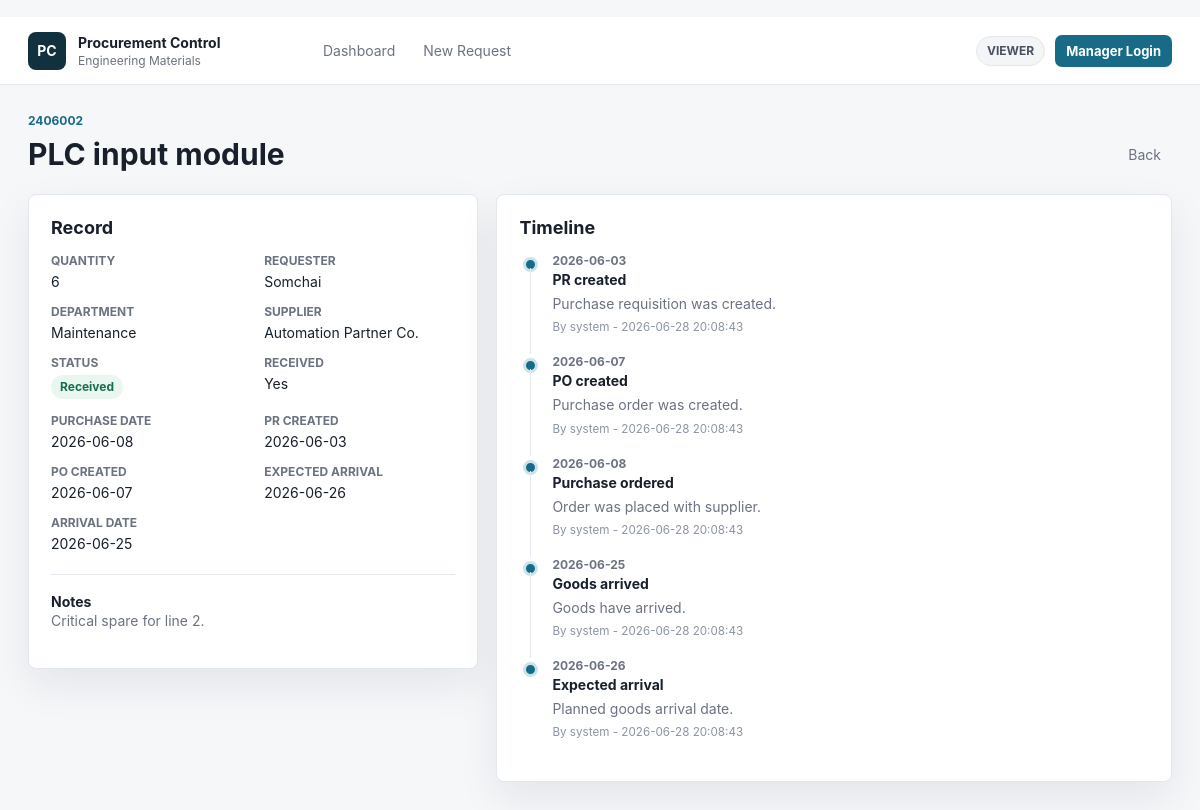
The page /items/2 on the database its author committed.
### tables this page shows
CREATE TABLE procurement_items (
            id INTEGER PRIMARY KEY AUTOINCREMENT,
            mms_no TEXT,
            item_name TEXT NOT NULL,
            quantity INTEGER,
            price REAL,
            currency TEXT DEFAULT 'MOP',
            requester TEXT,
            supplier TEXT,
            department TEXT,
            purchase_date TEXT,
            pr_created_at TEXT,
            po_created_at TEXT,
            expected_arrival_date TEXT,
            arrival_date TEXT,
            status TEXT NOT NULL DEFAULT 'Draft',
            received INTEGER NOT NULL DEFAULT 0,
            notes TEXT,
            created_by TEXT,
            created_at TEXT NOT NULL,
            updated_by TEXT,
            updated_at TEXT NOT NULL
        );

CREATE TABLE timeline_events (
            id INTEGER PRIMARY KEY AUTOINCREMENT,
            item_id INTEGER NOT NULL,
            event_type TEXT NOT NULL,
            title TEXT NOT NULL,
            event_date TEXT,
            details TEXT,
            created_by TEXT,
            created_at TEXT NOT NULL,
            FOREIGN KEY(item_id) REFERENCES procurement_items(id) ON DELETE CASCADE
        );

### app.py (the view)
@app.route("/items/<int:item_id>")
def item_detail(item_id):
    row = get_db().execute("SELECT * FROM procurement_items WHERE id = ?", (item_id,)).fetchone()
    if not row:
        flash("Item not found.", "warning")
        return redirect(url_for("index"))
    events = get_db().execute(
        "SELECT * FROM timeline_events WHERE item_id = ? ORDER BY COALESCE(event_date, created_at), created_at",
        (item_id,),
    ).fetchall()
    return render_template("item_detail.html", item=visible_item(row), events=events)

### app.py (called while the page is built)
def connect_db():
    conn = sqlite3.connect(DB_PATH)
    conn.row_factory = sqlite3.Row
    return conn

def get_db():
    if "db" not in g:
        DATA_DIR.mkdir(exist_ok=True)
        BACKUP_DIR.mkdir(exist_ok=True)
        g.db = connect_db()
    return g.db

def current_role():
    return session.get("role", "viewer")

def current_actor():
    return session.get("username", "viewer")

def is_manager():
    return current_role() == "manager"

@app.context_processor
def inject_context():
    return {
        "current_role": current_role(),
        "current_actor": current_actor(),
        "is_manager": is_manager(),
        "status_options": STATUS_OPTIONS,
        "currency_options": CURRENCY_OPTIONS,
    }

def ensure_daily_backup():
    db = get_db()
    last = db.execute("SELECT value FROM app_meta WHERE key = 'last_daily_backup_date'").fetchone()
    today = date.today().isoformat()
    if not last or last["value"] != today:
        backup_database("daily", "system")

def migrate_existing_data():
    db = get_db()
    rows = db.execute("SELECT id, mms_no, currency, quantity FROM procurement_items").fetchall()
    for row in rows:
        updates = {}
        if row["currency"] in (None, "", "THB"):
            updates["currency"] = "MOP"
        if row["mms_no"] and not row["mms_no"].isdigit():
            updates["mms_no"] = "".join(ch for ch in row["mms_no"] if ch.isdigit())
        if row["quantity"] is not None:
            updates["quantity"] = int(row["quantity"])
        if updates:
            assignments = ", ".join(f"{field} = ?" for field in updates)
            db.execute(
                f"UPDATE procurement_items SET {assignments} WHERE id = ?",
                list(updates.values()) + [row["id"]],
            )
    db.commit()

def visible_item(row):
    item = dict(row)
    if not is_manager():
        item["price"] = None
    return item

@app.before_request
def prepare_app():
    init_db()
    ensure_daily_backup()

### templates/item_detail.html (shortened to what this page needs)
﻿{% extends "base.html" %}
{% block content %}
<section class="page-heading">
    <div>
        <p class="eyebrow">{{ item.mms_no or "No MMS number" }}</p>
        <h1>{{ item.item_name }}</h1>
    </div>
    <div class="action-row">
        <a class="ghost-link" href="{{ url_for('index') }}">Back</a>
    </div>
</section>
<section class="detail-grid">
    <div class="detail-panel">
        <h2>Record</h2>
        <dl class="details">
            <div><dt>Quantity</dt><dd>{{ item.quantity|int if item.quantity is not none else "-" }}</dd></div>
            <div><dt>Requester</dt><dd>{{ item.requester or "-" }}</dd></div>
            <div><dt>Department</dt><dd>{{ item.department or "-" }}</dd></div>
            <div><dt>Supplier</dt><dd>{{ item.supplier or "-" }}</dd></div>
            <div><dt>Status</dt><dd><span class="status status-{{ item.status|lower|replace(' ', '-') }}">{{ item.status }}</span></dd></div>
            <div><dt>Received</dt><dd>{{ "Yes" if item.received else "No" }}</dd></div>
            <div><dt>Purchase Date</dt><dd>{{ item.purchase_date or "-" }}</dd></div>
            <div><dt>PR Created</dt><dd>{{ item.pr_created_at or "-" }}</dd></div>
            <div><dt>PO Created</dt><dd>{{ item.po_created_at or "-" }}</dd></div>
            <div><dt>Expected Arrival</dt><dd>{{ item.expected_arrival_date or "-" }}</dd></div>
            <div><dt>Arrival Date</dt><dd>{{ item.arrival_date or "-" }}</dd></div>
        </dl>
        {% if item.notes %}
            <div class="notes">
                <strong>Notes</strong>
                <p>{{ item.notes }}</p>
            </div>
        {% endif %}
    </div>
    <div class="timeline-panel">
        <h2>Timeline</h2>
        <ol class="timeline">
            {% for event in events %}
                <li>
                    <span class="dot"></span>
                    <div>
                        <time>{{ event.event_date or event.created_at[:10] }}</time>
                        <strong>{{ event.title }}</strong>
                        {% if event.details %}<p>{{ event.details }}</p>{% endif %}
                        <small>By {{ event.created_by or "system" }} - {{ event.created_at }}</small>
                    </div>
                </li>
            {% else %}
                <li class="empty-line">No timeline events yet.</li>
            {% endfor %}
        </ol>
    </div>
</section>
{% endblock %}

### templates/base.html (shortened to what this page needs)
<!doctype html>
<html lang="en">
<head>
    <link rel="stylesheet" href="{{ url_for('static', filename='styles.css') }}">
</head>
<body>
    <header class="topbar">
        <a class="brand" href="{{ url_for('index') }}">
            <span class="brand-mark">PC</span>
            <span>
                <strong>Procurement Control</strong>
                <small>Engineering Materials</small>
            </span>
        </a>
        <nav class="nav">
            <a href="{{ url_for('index') }}">Dashboard</a>
            <a href="{{ url_for('new_item') }}">New Request</a>
        </nav>
        <div class="mode-panel">
            <span class="role-badge {{ current_role }}">{{ current_role|upper }}</span>
            {% if is_manager %}
                <form action="{{ url_for('logout') }}" method="post">
                    <button class="ghost-button" type="submit">Exit Manager</button>
                </form>
            {% else %}
                <a class="primary-button compact" href="{{ url_for('login') }}">Manager Login</a>
            {% endif %}
        </div>
    </header>
    <main class="page">
        {% block content %}{% endblock %}
    </main>
</body>
</html>

### static/styles.css (style rules this page uses)
:root { --bg: #f6f7f9; --panel: #ffffff; --text: #18202b; --muted: #6b7280; --line: #e3e7ee; --accent: #176b87; --accent-strong: #0f5268; --good: #176f4d; --warn: #a75d12; --danger: #b42318; --shadow: 0 16px 40px rgba(21, 31, 46, 0.08); }
* { box-sizing: border-box; }
body { margin: 0; background: var(--bg); color: var(--text); font-family: Inter, ui-sans-serif, system-ui, -apple-system, BlinkMacSystemFont, "Segoe UI", sans-serif; font-size: 14px; }
a { color: inherit; text-decoration: none; }
.topbar { position: sticky; top: 0; z-index: 10; display: flex; align-items: center; gap: 24px; min-height: 68px; padding: 0 28px; background: rgba(255, 255, 255, 0.94); border-bottom: 1px solid var(--line); backdrop-filter: blur(12px); }
.brand { display: flex; align-items: center; gap: 12px; min-width: 260px; }
.brand-mark { display: grid; place-items: center; width: 38px; height: 38px; border-radius: 8px; background: #12313e; color: #fff; font-weight: 700; }
.brand strong, .brand small { display: block; }
.brand small { margin-top: 2px; color: var(--muted); font-size: 12px; }
.nav { display: flex; align-items: center; gap: 6px; flex: 1; }
.nav a, .ghost-button, .ghost-link { color: var(--muted); border: 0; background: transparent; padding: 9px 11px; border-radius: 7px; cursor: pointer; }
.mode-panel, .action-row, .filter-form, .toolbar { display: flex; align-items: center; gap: 10px; }
.role-badge { display: inline-flex; align-items: center; height: 30px; padding: 0 10px; border: 1px solid var(--line); border-radius: 999px; font-size: 12px; font-weight: 700; }
.role-badge.viewer { color: #495261; background: #f3f5f7; }
.page { max-width: 1440px; margin: 0 auto; padding: 28px; }
.page-heading { display: flex; align-items: flex-end; justify-content: space-between; gap: 20px; margin-bottom: 22px; }
.eyebrow { margin: 0 0 8px; color: var(--accent); font-size: 12px; font-weight: 700; text-transform: uppercase; }
h1, h2, h3, p { margin-top: 0; }
h1 { margin-bottom: 0; font-size: 30px; font-weight: 680; }
h2 { font-size: 18px; }
.toolbar, .table-shell, .detail-panel, .timeline-panel, .form-panel, .login-panel { background: var(--panel); border: 1px solid var(--line); border-radius: 8px; box-shadow: var(--shadow); }
.primary-button, .secondary-button, .danger-button { display: inline-flex; align-items: center; justify-content: center; min-height: 40px; padding: 0 14px; border-radius: 7px; border: 1px solid transparent; font-weight: 650; cursor: pointer; }
.primary-button { background: var(--accent); color: #fff; }
.compact { min-height: 32px; padding: 0 10px; font-size: 13px; }
.pill, .status { display: inline-flex; align-items: center; min-height: 24px; padding: 0 9px; border-radius: 999px; font-size: 12px; font-weight: 650; }
.pill.muted, .status { color: #4b5563; background: #eef2f6; }
.status-received { color: var(--good); background: #eaf7f0; }
.detail-grid, .settings-grid, .split-layout { display: grid; grid-template-columns: minmax(320px, 0.8fr) minmax(480px, 1.2fr); gap: 18px; align-items: start; }
.detail-panel, .timeline-panel, .form-panel, .login-panel { padding: 22px; }
.details { display: grid; grid-template-columns: repeat(2, minmax(0, 1fr)); gap: 14px 22px; margin: 0; }
.details div { min-width: 0; }
.details dt { color: var(--muted); font-size: 12px; font-weight: 700; text-transform: uppercase; }
.details dd { margin: 5px 0 0; overflow-wrap: anywhere; }
.notes { margin-top: 22px; padding-top: 18px; border-top: 1px solid var(--line); }
.notes p, .plain-text { color: var(--muted); line-height: 1.6; }
.timeline { position: relative; list-style: none; margin: 0; padding: 0 0 0 4px; }
.timeline li { position: relative; display: flex; gap: 14px; padding: 0 0 20px; }
.timeline li::before { content: ""; position: absolute; left: 7px; top: 15px; bottom: 0; width: 1px; background: var(--line); }
.timeline li:last-child::before { display: none; }
.dot { flex: 0 0 auto; width: 15px; height: 15px; margin-top: 4px; border: 3px solid #cae3ea; border-radius: 50%; background: var(--accent); }
.timeline time { display: block; color: var(--muted); font-size: 12px; font-weight: 700; }
.timeline strong { display: block; margin-top: 3px; }
.timeline p { margin: 6px 0; color: var(--muted); line-height: 1.45; }
.timeline small { color: #8b94a2; }

### rows shown on the page
procurement_items: mms_no "2406002", item_name "PLC input module", quantity "6", requester "Somchai", department "Maintenance", supplier "Automation Partner Co.", status "Received", received "Yes", purchase_date "2026-06-08", pr_created_at "2026-06-03", po_created_at "2026-06-07", expected_arrival_date "2026-06-26", arrival_date "2026-06-25", notes "Critical spare for line 2."
timeline_events: event_date "2026-06-03", title "PR created", details "Purchase requisition was created.", created_by "system", created_at "2026-06-28 20:08:43"
timeline_events: event_date "2026-06-07", title "PO created", details "Purchase order was created.", created_by "system", created_at "2026-06-28 20:08:43"
timeline_events: event_date "2026-06-08", title "Purchase ordered", details "Order was placed with supplier.", created_by "system", created_at "2026-06-28 20:08:43"
timeline_events: event_date "2026-06-25", title "Goods arrived", details "Goods have arrived.", created_by "system", created_at "2026-06-28 20:08:43"
timeline_events: event_date "2026-06-26", title "Expected arrival", details "Planned goods arrival date.", created_by "system", created_at "2026-06-28 20:08:43"

### other values the page prints
{{ current_role|upper }} "VIEWER"
